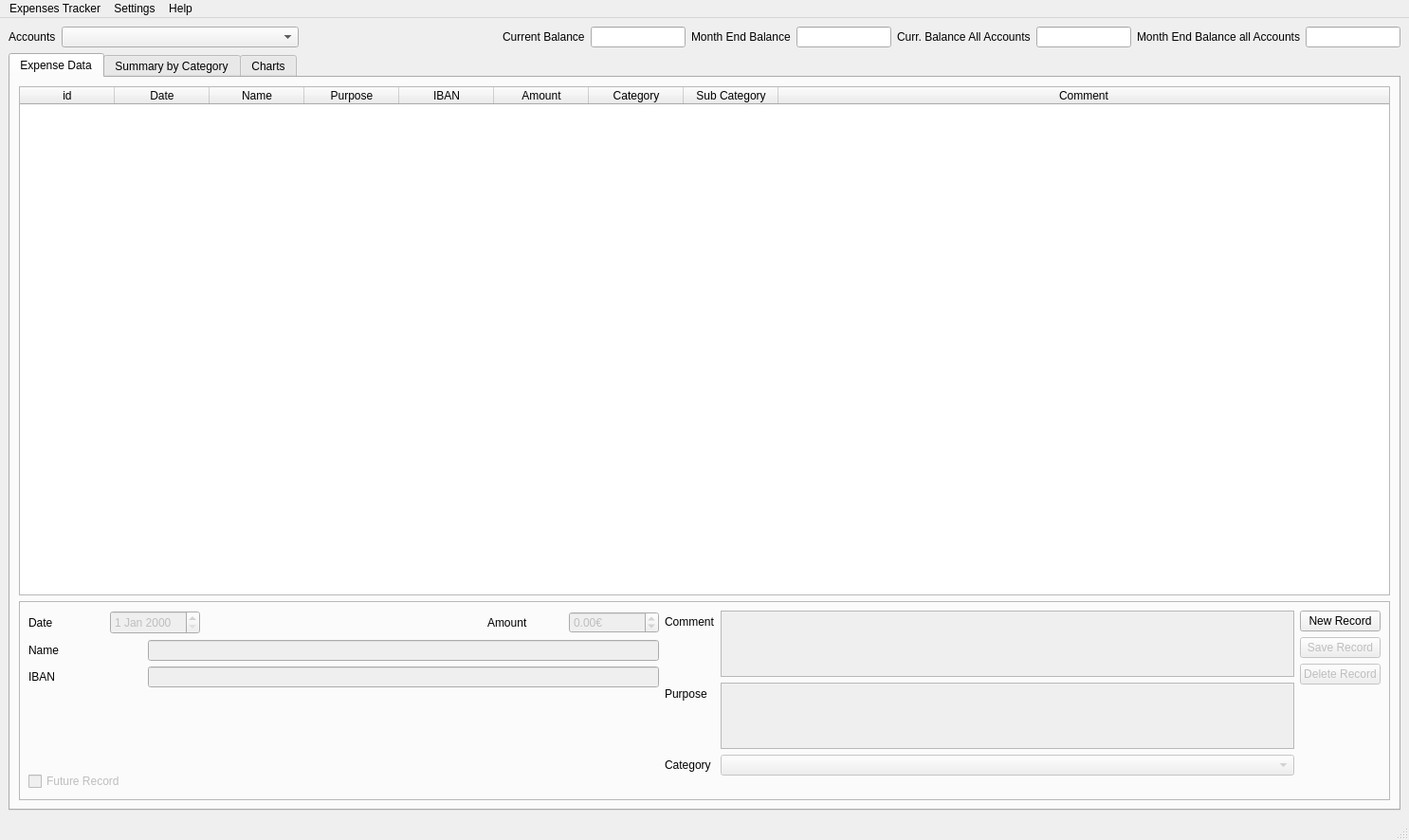
<?xml version="1.0" encoding="UTF-8"?>
<ui version="4.0">
 <class>mainwin</class>
 <widget class="QMainWindow" name="mainwin">
  <property name="geometry">
   <rect>
    <x>0</x>
    <y>0</y>
    <width>1486</width>
    <height>886</height>
   </rect>
  </property>
  <property name="windowTitle">
   <string>Expenses Tracker</string>
  </property>
  <widget class="QWidget" name="centralwidget">
   <layout class="QVBoxLayout" name="verticalLayout">
    <item>
     <layout class="QVBoxLayout" name="verticalLayout_2">
      <item>
       <layout class="QHBoxLayout" name="horizontalLayout">
        <item>
         <widget class="QLabel" name="lbl_accounts">
          <property name="text">
           <string>Accounts</string>
          </property>
         </widget>
        </item>
        <item>
         <widget class="QComboBox" name="cmb_accounts">
          <property name="minimumSize">
           <size>
            <width>250</width>
            <height>0</height>
           </size>
          </property>
         </widget>
        </item>
        <item>
         <spacer name="horizontalSpacer">
          <property name="orientation">
           <enum>Qt::Horizontal</enum>
          </property>
          <property name="sizeHint" stdset="0">
           <size>
            <width>40</width>
            <height>20</height>
           </size>
          </property>
         </spacer>
        </item>
        <item>
         <widget class="QLabel" name="lbl_current_balance">
          <property name="text">
           <string>Current Balance</string>
          </property>
         </widget>
        </item>
        <item>
         <widget class="QLineEdit" name="txt_current_balance">
          <property name="minimumSize">
           <size>
            <width>40</width>
            <height>0</height>
           </size>
          </property>
          <property name="maximumSize">
           <size>
            <width>100</width>
            <height>16777215</height>
           </size>
          </property>
          <property name="readOnly">
           <bool>true</bool>
          </property>
         </widget>
        </item>
        <item>
         <widget class="QLabel" name="lbl_month_end_balance">
          <property name="text">
           <string>Month End Balance</string>
          </property>
         </widget>
        </item>
        <item>
         <widget class="QLineEdit" name="txt_month_end_balance">
          <property name="minimumSize">
           <size>
            <width>50</width>
            <height>0</height>
           </size>
          </property>
          <property name="maximumSize">
           <size>
            <width>100</width>
            <height>16777215</height>
           </size>
          </property>
          <property name="readOnly">
           <bool>true</bool>
          </property>
         </widget>
        </item>
        <item>
         <widget class="QLabel" name="label_9">
          <property name="text">
           <string>Curr. Balance All Accounts</string>
          </property>
         </widget>
        </item>
        <item>
         <widget class="QLineEdit" name="txt_current_balance_all">
          <property name="maximumSize">
           <size>
            <width>100</width>
            <height>16777215</height>
           </size>
          </property>
          <property name="readOnly">
           <bool>true</bool>
          </property>
         </widget>
        </item>
        <item>
         <widget class="QLabel" name="label_10">
          <property name="text">
           <string>Month End Balance all Accounts</string>
          </property>
         </widget>
        </item>
        <item>
         <widget class="QLineEdit" name="txt_month_end_balance_all">
          <property name="maximumSize">
           <size>
            <width>100</width>
            <height>16777215</height>
           </size>
          </property>
          <property name="readOnly">
           <bool>true</bool>
          </property>
         </widget>
        </item>
       </layout>
      </item>
      <item>
       <widget class="QTabWidget" name="tabwidget">
        <property name="currentIndex">
         <number>0</number>
        </property>
        <widget class="QWidget" name="tab_expensetable">
         <attribute name="title">
          <string>Expense Data</string>
         </attribute>
         <layout class="QVBoxLayout" name="verticalLayout_3">
          <item>
           <widget class="QTableWidget" name="tbl_expenses">
            <property name="sizePolicy">
             <sizepolicy hsizetype="Expanding" vsizetype="Expanding">
              <horstretch>0</horstretch>
              <verstretch>0</verstretch>
             </sizepolicy>
            </property>
            <property name="editTriggers">
             <set>QAbstractItemView::NoEditTriggers</set>
            </property>
            <attribute name="horizontalHeaderStretchLastSection">
             <bool>true</bool>
            </attribute>
            <column>
             <property name="text">
              <string>id</string>
             </property>
            </column>
            <column>
             <property name="text">
              <string>Date</string>
             </property>
            </column>
            <column>
             <property name="text">
              <string>Name</string>
             </property>
            </column>
            <column>
             <property name="text">
              <string>Purpose</string>
             </property>
            </column>
            <column>
             <property name="text">
              <string>IBAN</string>
             </property>
            </column>
            <column>
             <property name="text">
              <string>Amount</string>
             </property>
            </column>
            <column>
             <property name="text">
              <string>Category</string>
             </property>
            </column>
            <column>
             <property name="text">
              <string>Sub Category</string>
             </property>
            </column>
            <column>
             <property name="text">
              <string>Comment</string>
             </property>
            </column>
           </widget>
          </item>
          <item>
           <layout class="QHBoxLayout" name="horizontalLayout_2">
            <property name="sizeConstraint">
             <enum>QLayout::SetDefaultConstraint</enum>
            </property>
            <property name="leftMargin">
             <number>0</number>
            </property>
            <property name="topMargin">
             <number>0</number>
            </property>
            <property name="bottomMargin">
             <number>0</number>
            </property>
           </layout>
          </item>
          <item>
           <widget class="QFrame" name="frame">
            <property name="maximumSize">
             <size>
              <width>16777215</width>
              <height>210</height>
             </size>
            </property>
            <property name="frameShape">
             <enum>QFrame::StyledPanel</enum>
            </property>
            <property name="frameShadow">
             <enum>QFrame::Raised</enum>
            </property>
            <layout class="QHBoxLayout" name="horizontalLayout_3">
             <item>
              <layout class="QVBoxLayout" name="verticalLayout_8">
               <item>
                <layout class="QHBoxLayout" name="horizontalLayout_5">
                 <item>
                  <widget class="QLabel" name="label">
                   <property name="sizePolicy">
                    <sizepolicy hsizetype="MinimumExpanding" vsizetype="MinimumExpanding">
                     <horstretch>0</horstretch>
                     <verstretch>0</verstretch>
                    </sizepolicy>
                   </property>
                   <property name="maximumSize">
                    <size>
                     <width>80</width>
                     <height>25</height>
                    </size>
                   </property>
                   <property name="text">
                    <string>Date</string>
                   </property>
                  </widget>
                 </item>
                 <item>
                  <widget class="QDateEdit" name="dat_expense_date">
                   <property name="enabled">
                    <bool>false</bool>
                   </property>
                   <property name="maximumSize">
                    <size>
                     <width>100</width>
                     <height>25</height>
                    </size>
                   </property>
                  </widget>
                 </item>
                 <item>
                  <spacer name="horizontalSpacer_3">
                   <property name="orientation">
                    <enum>Qt::Horizontal</enum>
                   </property>
                   <property name="sizeHint" stdset="0">
                    <size>
                     <width>40</width>
                     <height>0</height>
                    </size>
                   </property>
                  </spacer>
                 </item>
                 <item>
                  <widget class="QLabel" name="label_5">
                   <property name="minimumSize">
                    <size>
                     <width>80</width>
                     <height>0</height>
                    </size>
                   </property>
                   <property name="maximumSize">
                    <size>
                     <width>80</width>
                     <height>16777215</height>
                    </size>
                   </property>
                   <property name="text">
                    <string>Amount</string>
                   </property>
                  </widget>
                 </item>
                 <item>
                  <widget class="QDoubleSpinBox" name="spn_amount">
                   <property name="enabled">
                    <bool>false</bool>
                   </property>
                   <property name="maximumSize">
                    <size>
                     <width>100</width>
                     <height>16777215</height>
                    </size>
                   </property>
                   <property name="suffix">
                    <string>€</string>
                   </property>
                   <property name="minimum">
                    <double>-100000.000000000000000</double>
                   </property>
                   <property name="maximum">
                    <double>100000.000000000000000</double>
                   </property>
                  </widget>
                 </item>
                </layout>
               </item>
               <item>
                <layout class="QHBoxLayout" name="horizontalLayout_6">
                 <item>
                  <widget class="QLabel" name="label_2">
                   <property name="minimumSize">
                    <size>
                     <width>120</width>
                     <height>0</height>
                    </size>
                   </property>
                   <property name="maximumSize">
                    <size>
                     <width>120</width>
                     <height>16777215</height>
                    </size>
                   </property>
                   <property name="text">
                    <string>Name</string>
                   </property>
                  </widget>
                 </item>
                 <item>
                  <widget class="QLineEdit" name="txt_name">
                   <property name="enabled">
                    <bool>false</bool>
                   </property>
                  </widget>
                 </item>
                </layout>
               </item>
               <item>
                <layout class="QHBoxLayout" name="horizontalLayout_7">
                 <item>
                  <widget class="QLabel" name="label_7">
                   <property name="minimumSize">
                    <size>
                     <width>120</width>
                     <height>0</height>
                    </size>
                   </property>
                   <property name="text">
                    <string>IBAN</string>
                   </property>
                  </widget>
                 </item>
                 <item>
                  <widget class="QLineEdit" name="txt_iban">
                   <property name="enabled">
                    <bool>false</bool>
                   </property>
                  </widget>
                 </item>
                </layout>
               </item>
               <item>
                <spacer name="verticalSpacer_2">
                 <property name="orientation">
                  <enum>Qt::Vertical</enum>
                 </property>
                 <property name="sizeHint" stdset="0">
                  <size>
                   <width>20</width>
                   <height>40</height>
                  </size>
                 </property>
                </spacer>
               </item>
               <item>
                <widget class="QCheckBox" name="chk_future">
                 <property name="enabled">
                  <bool>false</bool>
                 </property>
                 <property name="text">
                  <string>Future Record</string>
                 </property>
                </widget>
               </item>
              </layout>
             </item>
             <item>
              <layout class="QFormLayout" name="formLayout_2">
               <item row="0" column="0">
                <widget class="QLabel" name="label_4">
                 <property name="text">
                  <string>Comment</string>
                 </property>
                </widget>
               </item>
               <item row="0" column="1">
                <widget class="QPlainTextEdit" name="txt_comment">
                 <property name="enabled">
                  <bool>false</bool>
                 </property>
                 <property name="minimumSize">
                  <size>
                   <width>0</width>
                   <height>70</height>
                  </size>
                 </property>
                 <property name="maximumSize">
                  <size>
                   <width>16777215</width>
                   <height>70</height>
                  </size>
                 </property>
                </widget>
               </item>
               <item row="1" column="0">
                <widget class="QLabel" name="label_3">
                 <property name="text">
                  <string>Purpose</string>
                 </property>
                </widget>
               </item>
               <item row="1" column="1">
                <widget class="QPlainTextEdit" name="txt_purpose">
                 <property name="enabled">
                  <bool>false</bool>
                 </property>
                 <property name="minimumSize">
                  <size>
                   <width>0</width>
                   <height>70</height>
                  </size>
                 </property>
                 <property name="maximumSize">
                  <size>
                   <width>16777215</width>
                   <height>70</height>
                  </size>
                 </property>
                </widget>
               </item>
               <item row="2" column="0">
                <widget class="QLabel" name="label_6">
                 <property name="text">
                  <string>Category</string>
                 </property>
                </widget>
               </item>
               <item row="2" column="1">
                <widget class="QComboBox" name="cmb_category">
                 <property name="enabled">
                  <bool>false</bool>
                 </property>
                </widget>
               </item>
               <item row="3" column="1">
                <spacer name="verticalSpacer_3">
                 <property name="orientation">
                  <enum>Qt::Vertical</enum>
                 </property>
                 <property name="sizeHint" stdset="0">
                  <size>
                   <width>20</width>
                   <height>40</height>
                  </size>
                 </property>
                </spacer>
               </item>
              </layout>
             </item>
             <item>
              <layout class="QVBoxLayout" name="verticalLayout_4">
               <item>
                <widget class="QPushButton" name="btn_new_record">
                 <property name="text">
                  <string>New Record</string>
                 </property>
                </widget>
               </item>
               <item>
                <widget class="QPushButton" name="btn_save_record">
                 <property name="enabled">
                  <bool>false</bool>
                 </property>
                 <property name="text">
                  <string>Save Record</string>
                 </property>
                </widget>
               </item>
               <item>
                <widget class="QPushButton" name="btn_del_record">
                 <property name="enabled">
                  <bool>false</bool>
                 </property>
                 <property name="text">
                  <string>Delete Record</string>
                 </property>
                </widget>
               </item>
               <item>
                <spacer name="verticalSpacer">
                 <property name="orientation">
                  <enum>Qt::Vertical</enum>
                 </property>
                 <property name="sizeHint" stdset="0">
                  <size>
                   <width>20</width>
                   <height>40</height>
                  </size>
                 </property>
                </spacer>
               </item>
              </layout>
             </item>
            </layout>
           </widget>
          </item>
         </layout>
        </widget>
        <widget class="QWidget" name="tab_pivot">
         <attribute name="title">
          <string>Summary by Category</string>
         </attribute>
         <layout class="QVBoxLayout" name="verticalLayout_5">
          <item>
           <layout class="QVBoxLayout" name="verticalLayout_7">
            <item>
             <layout class="QHBoxLayout" name="horizontalLayout_4">
              <item>
               <widget class="QLabel" name="lbl_from_month">
                <property name="text">
                 <string>From:</string>
                </property>
               </widget>
              </item>
              <item>
               <widget class="QDateEdit" name="dat_pivot_datefrom"/>
              </item>
              <item>
               <widget class="QLabel" name="label_8">
                <property name="text">
                 <string>To:</string>
                </property>
               </widget>
              </item>
              <item>
               <widget class="QDateEdit" name="dat_pivot_dateto"/>
              </item>
              <item>
               <widget class="QPushButton" name="btn_pivot_apply">
                <property name="text">
                 <string>Apply</string>
                </property>
               </widget>
              </item>
              <item>
               <spacer name="horizontalSpacer_2">
                <property name="orientation">
                 <enum>Qt::Horizontal</enum>
                </property>
                <property name="sizeHint" stdset="0">
                 <size>
                  <width>40</width>
                  <height>20</height>
                 </size>
                </property>
               </spacer>
              </item>
              <item>
               <widget class="QCheckBox" name="chk_pivot_show_sub_categories">
                <property name="text">
                 <string>Show Sub Categories</string>
                </property>
                <property name="checked">
                 <bool>true</bool>
                </property>
               </widget>
              </item>
             </layout>
            </item>
            <item>
             <widget class="QTableWidget" name="tbl_pivot">
              <property name="editTriggers">
               <set>QAbstractItemView::NoEditTriggers</set>
              </property>
              <property name="tabKeyNavigation">
               <bool>false</bool>
              </property>
              <property name="showDropIndicator" stdset="0">
               <bool>false</bool>
              </property>
              <property name="dragDropOverwriteMode">
               <bool>false</bool>
              </property>
              <property name="alternatingRowColors">
               <bool>true</bool>
              </property>
              <property name="selectionMode">
               <enum>QAbstractItemView::NoSelection</enum>
              </property>
              <property name="selectionBehavior">
               <enum>QAbstractItemView::SelectItems</enum>
              </property>
              <property name="wordWrap">
               <bool>false</bool>
              </property>
              <property name="cornerButtonEnabled">
               <bool>false</bool>
              </property>
              <attribute name="horizontalHeaderVisible">
               <bool>true</bool>
              </attribute>
              <attribute name="verticalHeaderVisible">
               <bool>false</bool>
              </attribute>
             </widget>
            </item>
           </layout>
          </item>
         </layout>
        </widget>
        <widget class="QWidget" name="tab_charts">
         <attribute name="title">
          <string>Charts</string>
         </attribute>
         <layout class="QVBoxLayout" name="verticalLayout_6">
          <item>
           <widget class="QWidget" name="chart_central_widget" native="true">
            <layout class="QHBoxLayout" name="horizontalLayout_9">
             <item>
              <layout class="QVBoxLayout" name="chart_area">
               <item>
                <layout class="QHBoxLayout" name="horizontalLayout_8">
                 <item>
                  <widget class="QLabel" name="label_11">
                   <property name="maximumSize">
                    <size>
                     <width>100</width>
                     <height>16777215</height>
                    </size>
                   </property>
                   <property name="text">
                    <string>Chart Type </string>
                   </property>
                  </widget>
                 </item>
                 <item>
                  <widget class="QComboBox" name="cmb_chart_type">
                   <property name="minimumSize">
                    <size>
                     <width>500</width>
                     <height>0</height>
                    </size>
                   </property>
                   <property name="maximumSize">
                    <size>
                     <width>500</width>
                     <height>16777215</height>
                    </size>
                   </property>
                  </widget>
                 </item>
                 <item>
                  <spacer name="horizontalSpacer_4">
                   <property name="orientation">
                    <enum>Qt::Horizontal</enum>
                   </property>
                   <property name="sizeHint" stdset="0">
                    <size>
                     <width>40</width>
                     <height>20</height>
                    </size>
                   </property>
                  </spacer>
                 </item>
                </layout>
               </item>
               <item>
                <layout class="QVBoxLayout" name="chart_layout">
                 <item>
                  <widget class="QChartView" name="chartview"/>
                 </item>
                </layout>
               </item>
              </layout>
             </item>
            </layout>
           </widget>
          </item>
         </layout>
        </widget>
       </widget>
      </item>
     </layout>
    </item>
   </layout>
  </widget>
  <widget class="QMenuBar" name="menubar">
   <property name="geometry">
    <rect>
     <x>0</x>
     <y>0</y>
     <width>1486</width>
     <height>22</height>
    </rect>
   </property>
   <widget class="QMenu" name="menuExpenses_Tracker">
    <property name="title">
     <string>Expenses Tracker</string>
    </property>
    <addaction name="actionImport_expenses"/>
    <addaction name="separator"/>
    <addaction name="actionSettings"/>
    <addaction name="separator"/>
    <addaction name="actionQuit"/>
   </widget>
   <widget class="QMenu" name="menuSettings">
    <property name="title">
     <string>Settings</string>
    </property>
    <addaction name="actionAccount_Manager"/>
    <addaction name="actionCategory_Manager"/>
    <addaction name="actionCategory_Mappings"/>
    <addaction name="actionPlanned_Expenses"/>
   </widget>
   <widget class="QMenu" name="menuHelp">
    <property name="title">
     <string>Help</string>
    </property>
    <addaction name="actionAbout"/>
   </widget>
   <addaction name="menuExpenses_Tracker"/>
   <addaction name="menuSettings"/>
   <addaction name="menuHelp"/>
  </widget>
  <widget class="QStatusBar" name="statusbar"/>
  <action name="actionImport_expenses">
   <property name="text">
    <string>Import expenses...</string>
   </property>
  </action>
  <action name="actionQuit">
   <property name="text">
    <string>Quit</string>
   </property>
  </action>
  <action name="actionAccount_Manager">
   <property name="text">
    <string>Account Manager</string>
   </property>
  </action>
  <action name="actionCategory_Manager">
   <property name="text">
    <string>Category Manager</string>
   </property>
  </action>
  <action name="actionCategory_Mappings">
   <property name="text">
    <string>Category Mappings</string>
   </property>
  </action>
  <action name="actionSettings">
   <property name="text">
    <string>Settings...</string>
   </property>
  </action>
  <action name="actionPlanned_Expenses">
   <property name="text">
    <string>Planned Expenses</string>
   </property>
  </action>
  <action name="actionAbout">
   <property name="text">
    <string>About</string>
   </property>
  </action>
 </widget>
 <customwidgets>
  <customwidget>
   <class>QChartView</class>
   <extends>QGraphicsView</extends>
   <header>QChartView.h</header>
  </customwidget>
 </customwidgets>
 <resources/>
 <connections/>
</ui>
